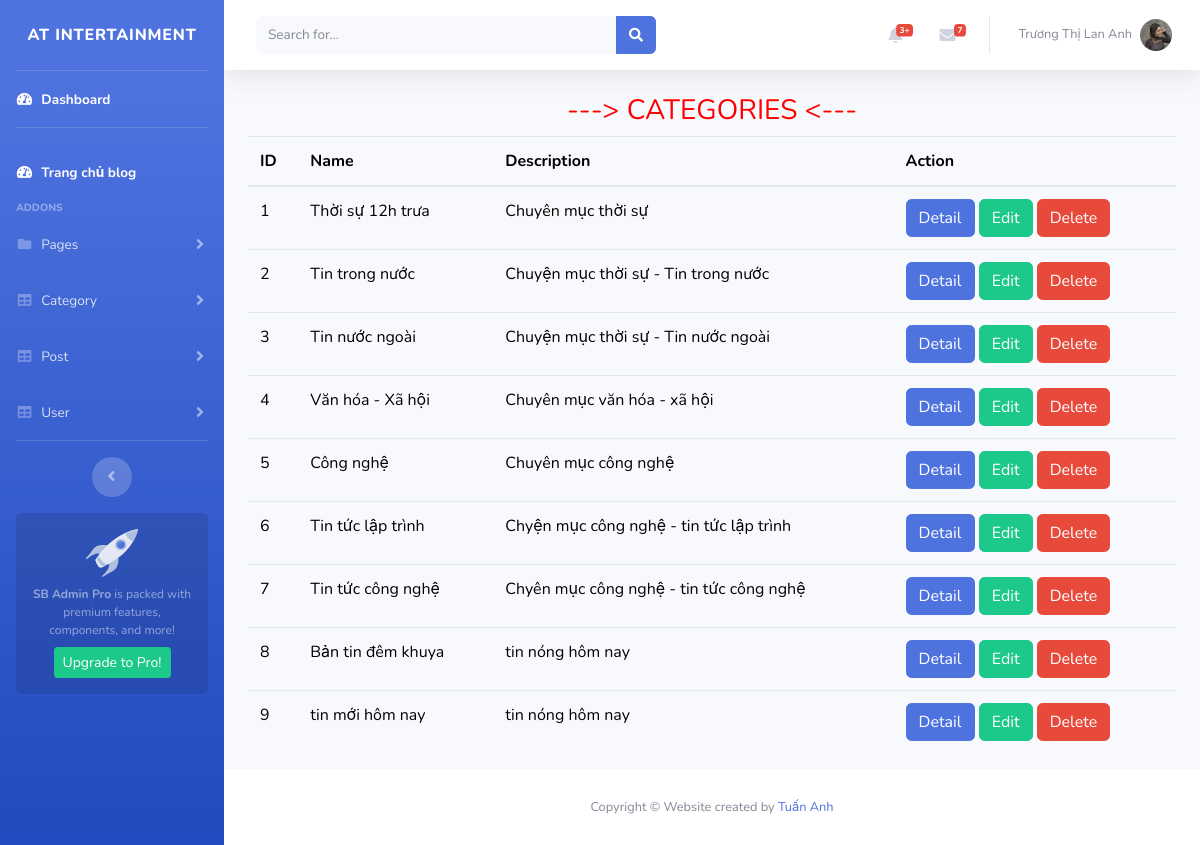
The app's page /index.php?admin=admin&mod=category&act=list (signed in) with its own data.
### tables this page shows
CREATE TABLE `categories`  (
  `id` int NOT NULL AUTO_INCREMENT,
  `name` varchar(255) NULL DEFAULT NULL,
  `parent_id` int NULL DEFAULT NULL COMMENT 'danh mục cha',
  `slug` varchar(255) NULL DEFAULT NULL,
  `description` mediumtext NULL COMMENT 'Mô tả thể loại',
  `created_at` timestamp(0) NULL DEFAULT current_timestamp(0) ON UPDATE CURRENT_TIMESTAMP(0) COMMENT 'Ngày tạo',
  PRIMARY KEY (`id`) USING BTREE,
  INDEX `parent_id`(`parent_id`) USING BTREE,
  CONSTRAINT `categories_ibfk_1` FOREIGN KEY (`parent_id`) REFERENCES `categories` (`id`) ON DELETE RESTRICT ON UPDATE RESTRICT
);

### controllers/admin/BaseController.php (called while the page is built, shortened)
<?php
	class BaseController{
		public function view($name, $data = []){
			extract($data);
			require_once $name.'.php';
		}
	}
 ?>

### controllers/admin/CategoryController.php (called while the page is built, shortened)
<?php
	require_once('controllers/admin/BaseController.php');
	class CategoryController extends BaseController{
		public $model;
		function __construct(){
			$this->model = new Category();
		}
		function list(){
			$categories = $this->model->all();
			$this->view('views/category/list',[
				'categories'=>$categories,
				'minh'=>"Lê Hồng Minh"
			]);
		}
	}
 ?>

### index.php (called while the page is built, shortened)
<?php
	$act = (isset($_GET['act'])?$_GET['act']:'list');
	$controller_obj = new $controller_class_name();
	$controller_obj->$act();
 ?>

### models/connection.php (called while the page is built, shortened)
<?php
	class Connection{
		function __construct(){
			$servername = "localhost";
			$username = "root";
			$password = "";
			$dbname = "php27.zent";
			$this->connection = new mysqli($servername, $username, $password, $dbname);
		}
	}
 ?>

### models/model.php (called while the page is built, shortened)
<?php
require_once('connection.php');
class Model{
	var $table;
	var $connection;
	function __construct(){
		$conn = new Connection();
		$this->connection = $conn->connection;
	}
	function all(){
	    $query = "SELECT * FROM ".$this->table;
	    $this->table = array();
	    $result = $this->connection->query($query);
	    while($row = $result->fetch_assoc()) {
	    	$this->table[] = $row;
	    }
	    return $this->table;
	}
}
?>

### views/category/list.php (the view, shortened to what this page needs)
<?php include('views/header.php'); ?>
    <div class="container-fluid" style="color: red;">
        <h3 class="text-center">---> CATEGORIES <---</h3>
        <table class="table" style="color: black;">
            <thead>
                <th>ID</th>
                <th>Name</th>
                <th>Description</th>
                <th>Action</th>
            <?php
                $i = 0;
                foreach ($categories as $cate) { $i++ ?>
            <tr>
                <td><?= $i ?></td>
                <td><?= $cate['name'] ?></td>
                <td><?= $cate['description'] ?></td>
                <td>
                    <a href="?admin=admin&mod=category&act=detail&id=<?= $cate['id'] ?>" class="btn btn-primary">Detail</a>
                    <a href="?admin=admin&mod=category&act=edit&id=<?=  $cate['id']; ?>" class="btn btn-success">Edit</a>
                    <a href="?admin=admin&mod=category&act=destroy&id=<?= $cate['id'] ?>" class="btn btn-danger">Delete</a>
                </td>
            </tr>
            <?php } ?>
            </thead>
        </table>
    </div>
    </div>
<?php include('views/footer.php'); ?>

### records on screen
categories: name "Thời sự 12h trưa", description "Chuyên mục thời sự"
categories: name "Tin trong nước", description "Chuyện mục thời sự - Tin trong nước"
categories: name "Tin nước ngoài", description "Chuyện mục thời sự - Tin nước ngoài"
categories: name "Văn hóa - Xã hội", description "Chuyên mục văn hóa - xã hội"
categories: name "Công nghệ", description "Chuyên mục công nghệ"
categories: name "Tin tức lập trình", description "Chyện mục công nghệ - tin tức lập trình"
categories: name "Tin tức công nghệ", description "Chyên mục công nghệ - tin tức công nghệ"
categories: name "Bản tin đêm khuya", description "tin nóng hôm nay"
categories: name "tin mới hôm nay", description "tin nóng hôm nay"

### other values on screen
$_SESSION['auth']['name'] "Trương Thị Lan Anh"
